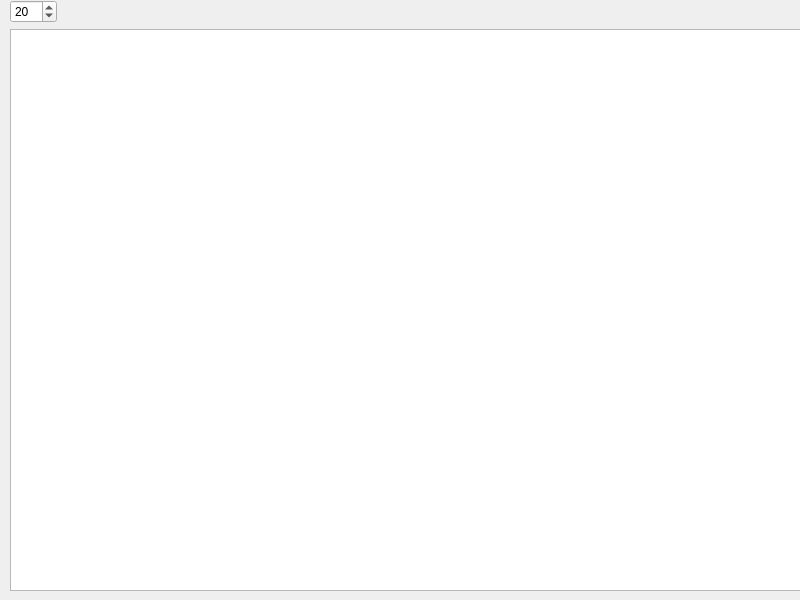
<?xml version="1.0" encoding="UTF-8"?>
<ui version="4.0">
 <class>MainWindow</class>
 <widget class="QMainWindow" name="MainWindow">
  <property name="geometry">
   <rect>
    <x>0</x>
    <y>0</y>
    <width>800</width>
    <height>600</height>
   </rect>
  </property>
  <property name="windowTitle">
   <string>MainWindow</string>
  </property>
  <widget class="QWidget" name="centralwidget">
   <widget class="QWidget" name="verticalLayoutWidget">
    <property name="geometry">
     <rect>
      <x>10</x>
      <y>0</y>
      <width>791</width>
      <height>591</height>
     </rect>
    </property>
    <layout class="QVBoxLayout" name="verticalLayout">
     <item>
      <layout class="QHBoxLayout" name="horizontalLayout">
       <property name="sizeConstraint">
        <enum>QLayout::SetDefaultConstraint</enum>
       </property>
       <item>
        <widget class="QSpinBox" name="spinBox">
         <property name="minimum">
          <number>1</number>
         </property>
         <property name="maximum">
          <number>200</number>
         </property>
         <property name="value">
          <number>20</number>
         </property>
        </widget>
       </item>
       <item>
        <spacer name="horizontalSpacer">
         <property name="orientation">
          <enum>Qt::Horizontal</enum>
         </property>
         <property name="sizeHint" stdset="0">
          <size>
           <width>40</width>
           <height>20</height>
          </size>
         </property>
        </spacer>
       </item>
      </layout>
     </item>
     <item>
      <widget class="CanvasView" name="graphicsView"/>
     </item>
    </layout>
   </widget>
  </widget>
 </widget>
 <customwidgets>
  <customwidget>
   <class>CanvasView</class>
   <extends>QGraphicsView</extends>
   <header>q_pen_drawer/canvasview.h</header>
  </customwidget>
 </customwidgets>
 <resources/>
 <connections/>
</ui>
